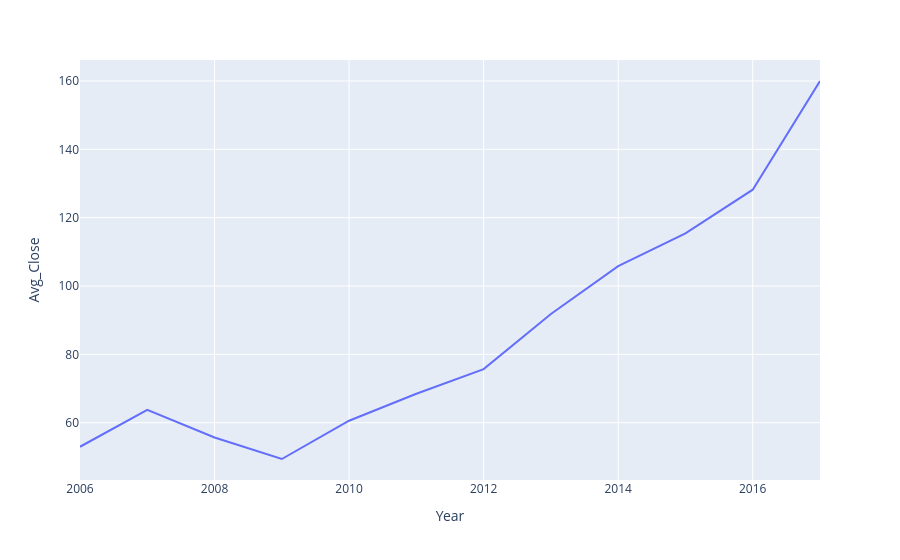

Source (notebook cell):
### Markdown cell above
## Average Close Per Year

### Code cell
import pandas as pd
import plotly.express as px


# Sample data (replace this with your actual data loading)
df = pd.read_csv('../../data/all_stocks_2006-01-01_to_2018-01-01.csv',encoding='utf8',comment='#')

# Ensure 'Date' is in datetime format
df['Date'] = pd.to_datetime(df['Date'])

# Extract the year into a new column
df['Year'] = df['Date'].dt.year

# Group by 'Year' and calculate average Close
df_yearly_avg = df.groupby('Year', as_index=False)['Close'].mean()

# Group by 'Date' and calculate average Close
# df_avg = df.groupby('Date', as_index=False)['Close'].mean()

# Rename 'Close' to 'Avg_Close'
df_yearly_avg.rename(columns={'Close': 'Avg_Close'}, inplace=True)

# The resulting df_avg will have datetime-formatted 'Date'
print(df_yearly_avg)

fig = px.line(df_yearly_avg,x='Year', y='Avg_Close')
fig.show()

### Figure 1 — Plotly figure (JSON) as saved in the notebook; plotly's stock layout.template omitted (floating-point values rounded to 4 significant figures)
{"data": [{"hovertemplate": "Year=%{x}<br>Avg_Close=%{y}<extra></extra>", "legendgroup": "", "line": {"color": "#636efa", "dash": "solid"}, "marker": {"symbol": "circle"}, "mode": "lines", "name": "", "orientation": "v", "showlegend": false, "type": "scatter", "x": [2006, 2007, 2008, 2009, 2010, 2011, 2012, 2013, 2014, 2015, 2016, 2017], "xaxis": "x", "y": [52.96, 63.78, 55.66, 49.38, 60.58, 68.48, 75.69, 91.81, 105.8, 115.4, 128.2, 160.0], "yaxis": "y"}], "layout": {"legend": {"tracegroupgap": 0}, "margin": {"t": 60}, "xaxis": {"anchor": "y", "domain": [0, 1], "title": {"text": "Year"}}, "yaxis": {"anchor": "x", "domain": [0, 1], "title": {"text": "Avg_Close"}}}}
